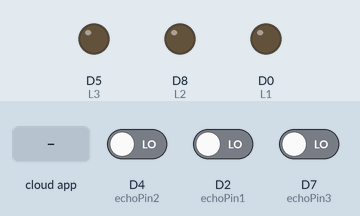
Simulated run of this sketch. Board: ESP8266 (NodeMCU). On the bench: output pins drawn as LEDs (lit = HIGH). The inputs (shaded band) are chosen by the test bench; at power-on: D4 (echoPin2) LOW, D2 (echoPin1) LOW, D7 (echoPin3) LOW. WiFi joins after 1.5 s; servers stay silent unless stated; the Firebase database answers and starts empty; pins used as bus, display or sensor lines are not drawn; what the sketch prints to the serial monitor is not drawn.

Above: at 3.6 s.
3.7 s: the phone or cloud app sets led_1 to 1
At 7.9 s:
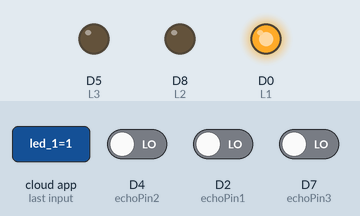
8.2 s: the phone or cloud app sets led_2 to 1
At 12.6 s:
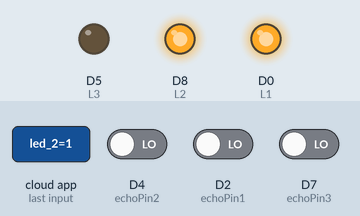
12.9 s: the phone or cloud app sets led_3 to 1
At 16.6 s:
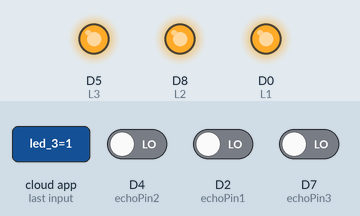
17.7 s: the phone or cloud app sets led_1 to 0
At 21.7 s:
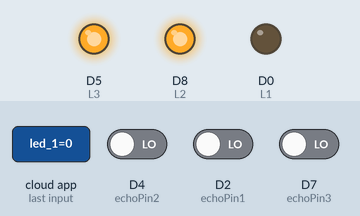
22.0 s: the phone or cloud app sets led_2 to 0
At 25.6 s:
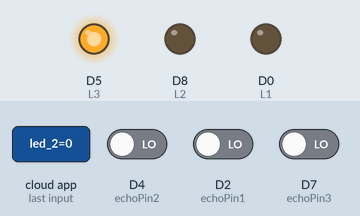
26.8 s: the phone or cloud app sets led_1 to 1
At 30.4 s:
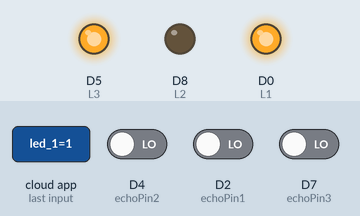
Timing chart, 0 to 31.9 s (numbered marks = the images above; inputs shaded):
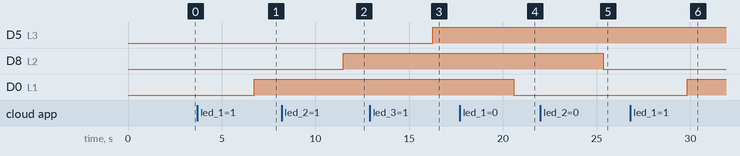

The sketch:

Demo_Firebase_Sensors_LED.ino
```cpp
#include <ESP8266WiFi.h>
#include <FirebaseArduino.h>

#define FIREBASE_HOST "hackathon-69dd0.firebaseio.com"
#define FIREBASE_AUTH "qEUEEXPSnyRFE7AikgMTNI9QOtaYMVA64bonLMTV"
#define WIFI_SSID "Jio."
#define WIFI_PASSWORD "shiv@1234"
int usonic1();
int usonic2();
int usonic3();
void nmcu();

int trigPin1=D1;
int echoPin1=D2;
long duration1;
int distanceCm1;

int trigPin2=D3;
int echoPin2=D4;
long duration2;
int distanceCm2;

int trigPin3=D6;
int echoPin3=D7;
long duration3;
int distanceCm3;

int P1;
int P2;
int P3;

int L1=D0;
int L2=D8;
int L3=D5;

void setup()
{
  Serial.begin(9600);

  // connect to wifi.
  WiFi.begin(WIFI_SSID, WIFI_PASSWORD);
  Serial.print("connecting");
  while (WiFi.status() != WL_CONNECTED)
  {
    Serial.print(".");
    delay(500);
  }
  Serial.println();
  Serial.print("connected: ");
  Serial.println(WiFi.localIP());

  Firebase.begin(FIREBASE_HOST, FIREBASE_AUTH);
  Firebase.set("Slot_1", 0);
  Firebase.set("Slot_2", 0);
  Firebase.set("Slot_3", 0);
  Firebase.set("led_1", 0);
  Firebase.set("led_2", 0);
  Firebase.set("led_3", 0);

  pinMode(trigPin1,OUTPUT);
  pinMode(echoPin1,INPUT);
  pinMode(trigPin2,OUTPUT);
  pinMode(echoPin2,INPUT);
  pinMode(trigPin3,OUTPUT);
  pinMode(echoPin3,INPUT);
  pinMode(L1,OUTPUT);
  pinMode(L2,OUTPUT);
  pinMode(L3,OUTPUT);
}


void loop()
{
  usonic1();
  if(distanceCm1 < 10)
  {
    P1=HIGH;
  }
  else
  {
    P1=LOW;
  }
  usonic2();
  if(distanceCm2 < 10)
  {
    P2=HIGH;
  }
  else
  {
    P2=LOW;
  }
  usonic3();
  if(distanceCm3 < 10)
  {
    P3=HIGH;
  }
  else
  {
    P3=LOW;
  }
  nmcu();
  digitalWrite(L1, Firebase.getInt("led_1"));
  digitalWrite(L2, Firebase.getInt("led_2"));
  digitalWrite(L3, Firebase.getInt("led_3"));
}

int usonic1()
{
  digitalWrite(trigPin1,LOW);
  delay(20);
  //delayMicroseconds(2);
  digitalWrite(trigPin1,HIGH);
  delay(20);
  //delayMicroseconds(10);
  digitalWrite(trigPin1,LOW);
  duration1=pulseIn(echoPin1,HIGH);
  distanceCm1=((duration1*0.034)/2);
  //distanceCm=(duration/2)/21.1;
  Serial.println(distanceCm1);
  return distanceCm1;
}

int usonic2()
{
  digitalWrite(trigPin2,LOW);
  delay(20);
  //delayMicroseconds(2);
  digitalWrite(trigPin2,HIGH);
  delay(20);
  //delayMicroseconds(10);
  digitalWrite(trigPin2,LOW);
  duration2=pulseIn(echoPin2,HIGH);
  distanceCm2=((duration2*0.034)/2);
  //distanceCm=(duration/2)/21.1;
  Serial.println(distanceCm2);
  return distanceCm2;
}

int usonic3()
{
  digitalWrite(trigPin3,LOW);
  delay(20);
  //delayMicroseconds(2);
  digitalWrite(trigPin3,HIGH);
  delay(20);
  //delayMicroseconds(10);
  digitalWrite(trigPin3,LOW);
  duration3=pulseIn(echoPin3,HIGH);
  distanceCm3=((duration3*0.034)/2);
  //distanceCm=(duration/2)/21.1;
  Serial.println(distanceCm3);
  return distanceCm3;
}

void nmcu()
{
  Serial.println("Park1");
  Serial.print(" : ");
  Serial.print(P1);
  Firebase.setInt("Slot_1", P1);
  delay(200);
  Serial.println("Park2");
  Serial.print(" : ");
  Serial.print(P2);
  Firebase.setInt("Slot_2", P2);
  delay(200);
  Serial.println("Park3");
  Serial.print(" : ");
  Serial.print(P3);
  Firebase.setInt("Slot_3", P3);
  delay(200);
}
```

Measured:
- after the input at 3.7 s, D0 (L1): LOW → HIGH after 3.0 s
- after the input at 8.2 s, D8 (L2): LOW → HIGH after 3.3 s
- after the input at 12.9 s, D5 (L3): LOW → HIGH after 3.4 s
- after the input at 17.7 s, D0 (L1): HIGH → LOW after 2.9 s
- after the input at 22.0 s, D8 (L2): HIGH → LOW after 3.4 s
- after the input at 26.8 s, D0 (L1): LOW → HIGH after 3.0 s
